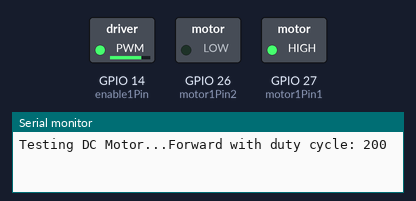
A sketch run on a simulated ESP32. On the bench: switched loads named in the sketch (green lamp = pin HIGH), the last lines printed to the serial monitor.

Above: at 0.05 s.
At 6.0 s:
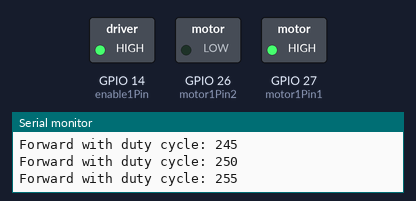
Timing chart, 0 to 7.8 s (numbered marks = the images above):
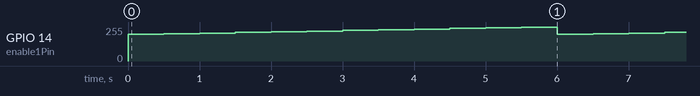

Measured:
- by itself, GPIO 14 (enable1Pin): repeats every 6.0 s: 204/255 0.50 s, 209/255 0.50 s, 214/255 0.50 s, 219/255 0.50 s, 224/255 0.50 s, 229/255 0.50 s, 234/255 0.50 s, 239/255 0.50 s, 244/255 0.50 s, 249/255 0.50 s, 255/255 0.50 s, 199/255 0.50 s

The sketch:

motor_test.ino
```cpp
/*********
  Rui Santos
  Complete project details at https://randomnerdtutorials.com
*********/

// Motor A
int motor1Pin1 = 27;
int motor1Pin2 = 26;
int enable1Pin = 14;

// Setting PWM properties
const int freq = 30000;
const int pwmChannel = 0;
const int resolution = 8;
int dutyCycle = 200;

void setup() {
  // sets the pins as outputs:
  pinMode(motor1Pin1, OUTPUT);
  pinMode(motor1Pin2, OUTPUT);
  pinMode(enable1Pin, OUTPUT);

  // configure LED PWM functionalitites
  ledcSetup(pwmChannel, freq, resolution);

  // attach the channel to the GPIO to be controlled
  ledcAttachPin(enable1Pin, pwmChannel);

  Serial.begin(115200);

  // testing
  Serial.print("Testing DC Motor...");
}

void loop() {
//  // Move the DC motor forward at maximum speed
//  Serial.println("Moving Forward");
//  digitalWrite(motor1Pin1, LOW);
//  digitalWrite(motor1Pin2, HIGH);
//  delay(2000);
//
//  // Stop the DC motor
//  Serial.println("Motor stopped");
//  digitalWrite(motor1Pin1, LOW);
//  digitalWrite(motor1Pin2, LOW);
//  delay(1000);
//
//  // Move DC motor backwards at maximum speed
//  Serial.println("Moving Backwards");
//  digitalWrite(motor1Pin1, HIGH);
//  digitalWrite(motor1Pin2, LOW);
//  delay(2000);
//
//  // Stop the DC motor
//  Serial.println("Motor stopped");
//  digitalWrite(motor1Pin1, LOW);
//  digitalWrite(motor1Pin2, LOW);
//  delay(1000);

//  /*
  // Move DC motor forward with increasing speed
  digitalWrite(motor1Pin1, HIGH);
  digitalWrite(motor1Pin2, LOW);
  while (dutyCycle <= 255){
    ledcWrite(pwmChannel, dutyCycle);
    Serial.print("Forward with duty cycle: ");
    Serial.println(dutyCycle);
    dutyCycle = dutyCycle + 5;
    delay(500);
  }
//  */
  dutyCycle = 200;
}
```
